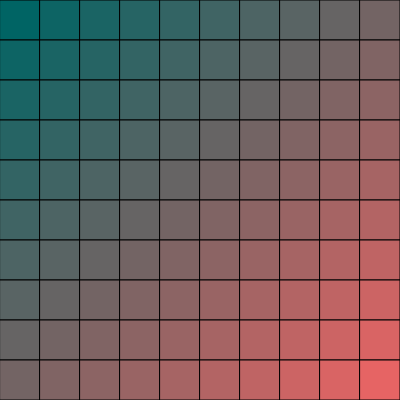
Frame 1 (no input)
Frame 2 (the mouse pressed at the canvas centre, redrawn once): identical to frame 1, image omitted

The p5.js sketch that drew this single still picture (run headless with seeded random() and noise() and a simulated clock; the mouse was pressed at the canvas centre and the sketch redrawn once):

// p5.js sketch
// ── sketch.js
function setup() {
  createCanvas(400, 400);
  background(255);
  noLoop(); // Ensures the draw function only runs once
}

function draw() {
  let cols = 10; // Number of columns
  let rows = 10; // Number of rows
  let shapeSize = width / cols; // Size of each shape
  
  for (let i = 0; i < cols; i++) {
    for (let j = 0; j < rows; j++) {
      let x = i * shapeSize;
      let y = j * shapeSize;
      let colorValue = map(x + y, 0, width + height, 0, 255); // Color variation across canvas
      fill(colorValue, 100, 100); // Hue varies, saturation and brightness are constant
      rect(x, y, shapeSize, shapeSize); // Draw square instead of ellipse
    }
  }
}
